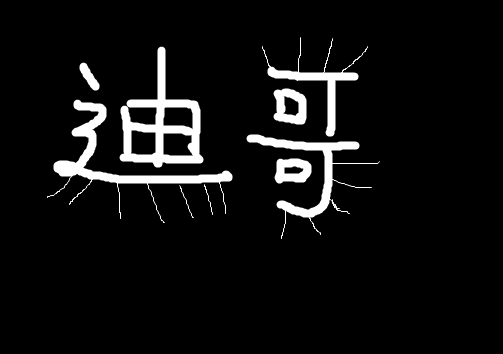
#> input picture material/dige.png, 503 x 354 px, found by its file name
$ python 'h1_形态学腐蚀操作.py'
#> lines starting #> are read from the running program, lines starting #| are printed output that depends on the picture; after the words box and inside, x2 and y2 are one past the last pixel; in counts of white or black regions, pixels touching at a corner belong together
import cv2
import matplotlib.pyplot as plt
import numpy as np

img = cv2.imread("F:\Deep Learning\Opencv_Study\material\dige.png")
#> img is the input picture: shape (354, 503, 3); min 0, max 255, mean 15.9

cv2.imshow('img',img)
cv2.waitKey(0)
cv2.destroyAllWindows()

kernel = np.ones((30,30),np.uint8)#相当于定义卷积区间的大小，区间越大腐蚀效果就越强，区间越小就越弱，迭代次数越多服饰效果就越强，次数越少，腐蚀效果就越弱
erosion = cv2.erode(img,kernel,iterations=1)
#> erosion: shape (354, 503, 3); every value is 0

img1 = cv2.imread("F:\Deep Learning\Opencv_Study\material\pie.png")
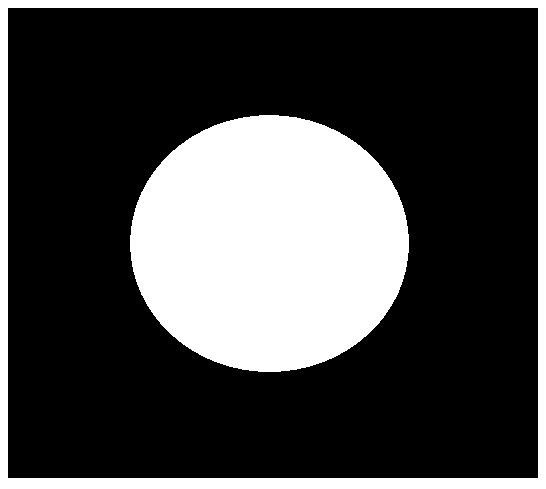
#> input picture material/pie.png, 546 x 489 px, found by its file name
#> img1 is the input picture: shape (489, 546, 3); 27.8% white; 2 white regions, box (x1, y1, x2, y2) and area: (130, 115, 409, 372) 56244, (0, 0, 546, 489) 17894
erosion1 = cv2.erode(img1,kernel,iterations=1)
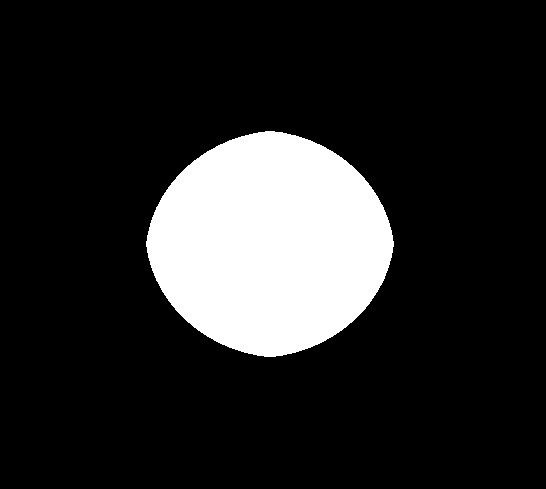
#> erosion1: shape (489, 546, 3); 15.6% white; 1 white region, box (x1, y1, x2, y2) and area: (146, 131, 394, 357) 41578
erosion2 = cv2.erode(img1,kernel,iterations=2)
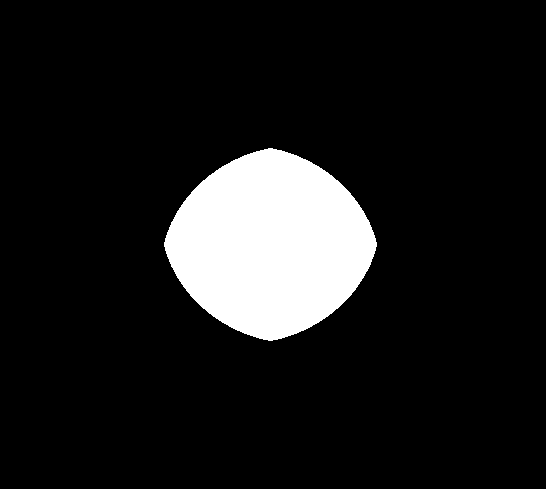
#> erosion2: shape (489, 546, 3); 10.8% white; 1 white region, box (x1, y1, x2, y2) and area: (164, 148, 377, 341) 28787
erosion3 = cv2.erode(img1,kernel,iterations=5)
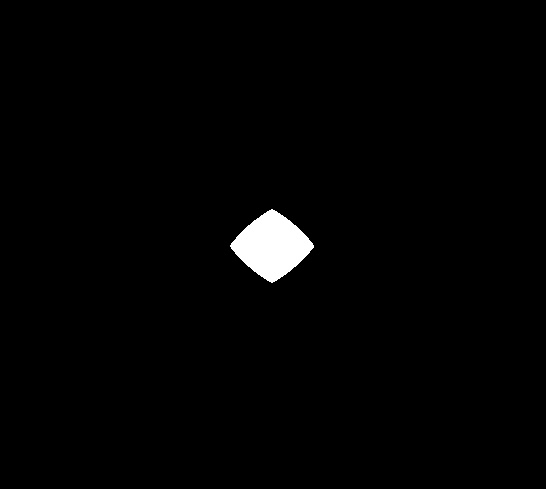
#> erosion3: shape (489, 546, 3); 1.4% white; 1 white region, box (x1, y1, x2, y2) and area: (230, 209, 314, 283) 3620
res = np.hstack((erosion1,erosion2,erosion3))
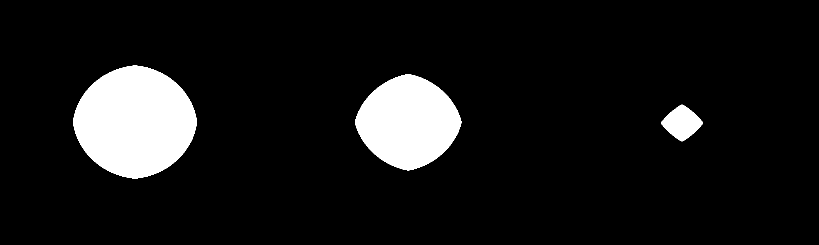
#> res: shape (489, 1638, 3) (shown at 1/2 size); 9.2% white; 3 white regions, box (x1, y1, x2, y2) and area: (146, 131, 394, 357) 41578, (710, 148, 923, 341) 28787, (1322, 209, 1406, 283) 3620
